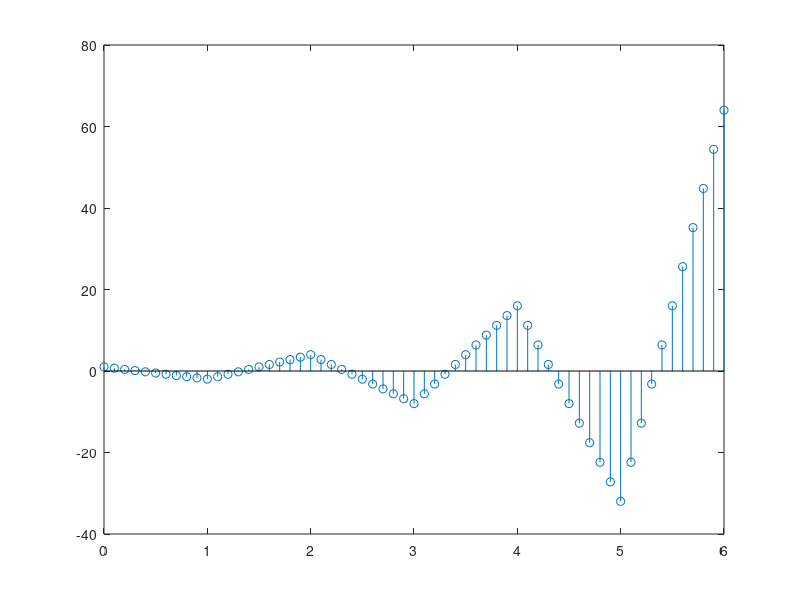

Write MATLAB code to recreate this figure.
% 3.1 used prelab code for analysis

% 3.2(a) given code

xr1 = (-2).^(0:6);
L = length(xr1);
nn = ceil((0.999:1:4*L)/4); %<-- Round up to the integer part
xr1hold = xr1(nn);

% 3.2(b) & 3.2(c) code

load lighthouse;
p = 3;
xx3 = ww(1:p:end, 1:p:end);
SIZE = size(xx3);

R = SIZE(1); % rows
C = SIZE(2); % columns
xholdrows = zeros(p, p*C); % 3.2(b)
xhold = zeros(p*R, p*C); % 3.2(c)

% stretch rows, interpolate w/ zerohold
for i = 1:R
    nn = ceil((0.999:1:p*C)/p);
    temp = xx3(i,:);
    xr1hold = temp(nn);
    xholdrows(i,:) = xr1hold; % result for 3.2(b)
    xhold(i,:) = xr1hold;
end

% stretch cols, interpolate w/ zerohold
for i = 1:p*C
    mm = ceil((0.999:1:p*R)/p);
    temp = xhold(:, i);
    xr2hold = temp(mm)';
    xhold(:,i) = xr2hold; % result for 3.2(c)
end

% 3.2(d) MATLAB Interp1 given code

n1 = 0:6;
xr1 = (-2).^n1;
tti = 0:0.1:6; %-- locations between the n1 indices
xr1linear = interp1(n1,xr1,tti); %-- function is INTERP-ONE
stem(tti,xr1linear)

% 3.2(e) Our interp1 on Lighthouse

load lighthouse;
p = 3;
xx3 = ww(1:p:end, 1:p:end);
SIZE = size(xx3);

% pre-define all consts & dims
R = SIZE(1);
C = SIZE(2);

% pre-allocate storage matrix
xxlinear = zeros(p*R, p*C); % 3.2(e)
n1 = 1:C;
n2 = 1:R;

% (end - begin) / N = timestep
tt1 = 1:.3310:C;
tt2 = 1:.3310:R;

% interpolate, stretch rows, interp1() MATLAB
for i = 1:R
    xr1linear = interp1(n1, xx3(i,:), tt1);
    xxlinear(i,:) = xr1linear;
end

% interpolate, stretch columns
for i = 1:p*C
    xrlinear = interp1(n2, xxlinear(1:R,i), tt2);
    xxlinear(:,i) = xrlinear; % result for 3.2(e)
end

% show_img(xxlinear) % shows our interpolated image
